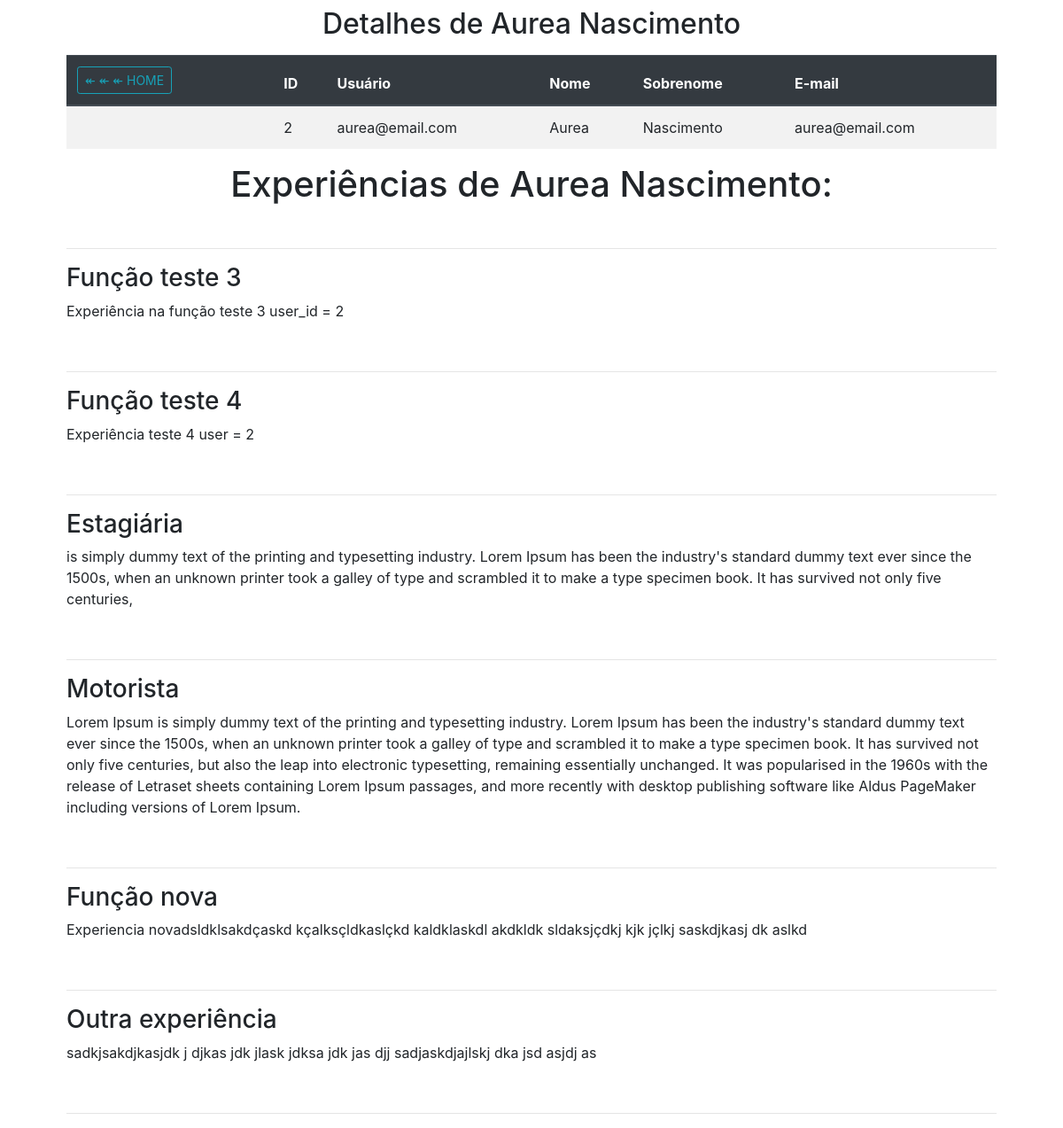
Page /company/candidate-detail/2/ on the committed database.
### app_candidate/models.py (models this page shows, shortened)
class Experience(models.Model):
    user = models.ForeignKey(
        User, on_delete=models.CASCADE, blank=True, null=True)
    name = models.CharField(max_length=255, blank=True, null=True)
    description = models.TextField(blank=True, null=True)

### app_company/service_candidate.py (the view)
class CandidateDetailView(DetailView):
    model = User
    template_name = 'candidate_detail.html'
    context_object_name = 'candidate'
    def get_context_data(self, **kwargs):
        context = super().get_context_data(**kwargs)
        candidate = self.get_object()
        experiences = Experience.objects.filter(user=candidate)
        context['experiences'] = experiences
        return context

### app_company/templates/candidate_detail.html (shortened to what this page needs)
{% extends 'base_candidates.html' %}
{% block content %}
<div class="container-sm">
    <div class="container-sm mt-2">
        <h2 class="text-center mt-2">Detalhes de {{ candidate.first_name }} {{ candidate.last_name }}</h2>
        <div class="container-sm mt-3">
            <table class="table table-striped">
                <thead class="thead-dark">
                    <tr>
                        <th scope="col"><a href="{% url 'app_company:home_company' %}"
                                class="btn btn-outline-info btn-sm"> &Larr; &twoheadleftarrow;
                                &#x0219E;
                                HOME</a></th>
                        <th scope="col"></th>
                        <th scope="col">ID</th>
                        <th scope="col">Usuário</th>
                        <th scope="col">Nome</th>
                        <th scope="col">Sobrenome</th>
                        <th scope="col">E-mail</th>
                    </tr>
                </thead>
                <tbody>
                    <tr>
                        <td></td>
                        <td></td>
                        <td>{{ candidate.id }}</td>
                        <td>{{ candidate.username }}</td>
                        <td>{{ candidate.first_name }}</td>
                        <td>{{ candidate.last_name }}</td>
                        <td>{{ candidate.email }}</td>
                    </tr>
                </tbody>
            </table>
            <div>
                <h1 class="text-center mt-2">Experiências de {{ candidate.first_name }} {{ candidate.last_name }}:</h1>
                <br>
                <hr>
                {% if experiences %}
                {% for experience in experiences %}
                <div>
                    <h3>{{ experience.name }}</h3>
                    <p>{{ experience.description }}</p>
                </div><br>
                <hr>
                {% endfor %}
                {% else %}
                <h2>{{ candidate.first_name }} {{ candidate.last_name }} nao tem experiência cadastrada.</h2>
                {% endif %}
            </div>
        </div>
    </div>
</div>
{% endblock content %}

### rows in the picture
Experience: name "Função teste 3", description "Experiência na função teste 3 user_id = 2"
Experience: name "Função teste 4", description "Experiência teste 4 user = 2"
Experience: name "Estagiária", description "is simply dummy text of the printing and typesetting industry. Lorem Ipsum has been the industry's standard dummy text ever since the 1500s, when an unknown printer took a galley of type and scrambled it to make a type specimen book. It has survived not only five centuries,"
Experience: name "Motorista", description "Lorem Ipsum is simply dummy text of the printing and typesetting industry. Lorem Ipsum has been the industry's standard dummy text ever since the 1500s, when an unknown printer took a galley of type and scrambled it to make a type specimen book. It has survived not only five centuries, but also the leap into electronic typesetting, remaining essentially unchanged. It was popularised in the 1960s with the release of Letraset sheets containing Lorem Ipsum passages, and more recently with desktop publishing software like Aldus PageMaker including versions of Lorem Ipsum."
Experience: name "Função nova", description "Experiencia novadsldklsakdçaskd kçalksçldkaslçkd kaldklaskdl akdkldk sldaksjçdkj kjk jçlkj saskdjkasj dk aslkd"
Experience: name "Outra experiência", description "sadkjsakdjkasjdk j djkas jdk jlask jdksa jdk jas djj sadjaskdjajlskj dka jsd asjdj as"

### other values in the picture
{{ candidate.first_name }} "Aurea"
{{ candidate.last_name }} "Nascimento"
{{ candidate.id }} "2"
{{ candidate.username }} "aurea@email.com"
{{ candidate.email }} "aurea@email.com"
